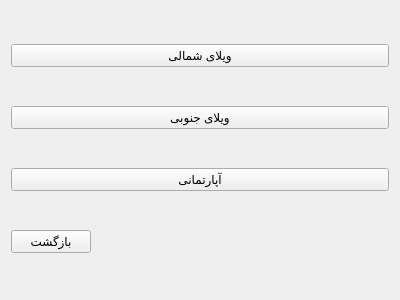
<?xml version="1.0" encoding="UTF-8"?>
<ui version="4.0">
 <class>insert_maskan</class>
 <widget class="QWidget" name="insert_maskan">
  <property name="geometry">
   <rect>
    <x>0</x>
    <y>0</y>
    <width>400</width>
    <height>300</height>
   </rect>
  </property>
  <property name="windowTitle">
   <string>Form</string>
  </property>
  <layout class="QGridLayout" name="gridLayout">
   <item row="3" column="0">
    <widget class="QPushButton" name="pushButton_4">
     <property name="text">
      <string>بازگشت</string>
     </property>
    </widget>
   </item>
   <item row="3" column="1">
    <spacer name="horizontalSpacer">
     <property name="orientation">
      <enum>Qt::Horizontal</enum>
     </property>
     <property name="sizeHint" stdset="0">
      <size>
       <width>40</width>
       <height>20</height>
      </size>
     </property>
    </spacer>
   </item>
   <item row="2" column="0" colspan="2">
    <widget class="QPushButton" name="pushButton_3">
     <property name="text">
      <string>آپارتمانی</string>
     </property>
    </widget>
   </item>
   <item row="1" column="0" colspan="2">
    <widget class="QPushButton" name="pushButton_2">
     <property name="text">
      <string>ویلای جنوبی</string>
     </property>
    </widget>
   </item>
   <item row="0" column="0" colspan="2">
    <widget class="QPushButton" name="pushButton">
     <property name="text">
      <string>ویلای شمالی</string>
     </property>
    </widget>
   </item>
  </layout>
 </widget>
 <resources/>
 <connections/>
</ui>
